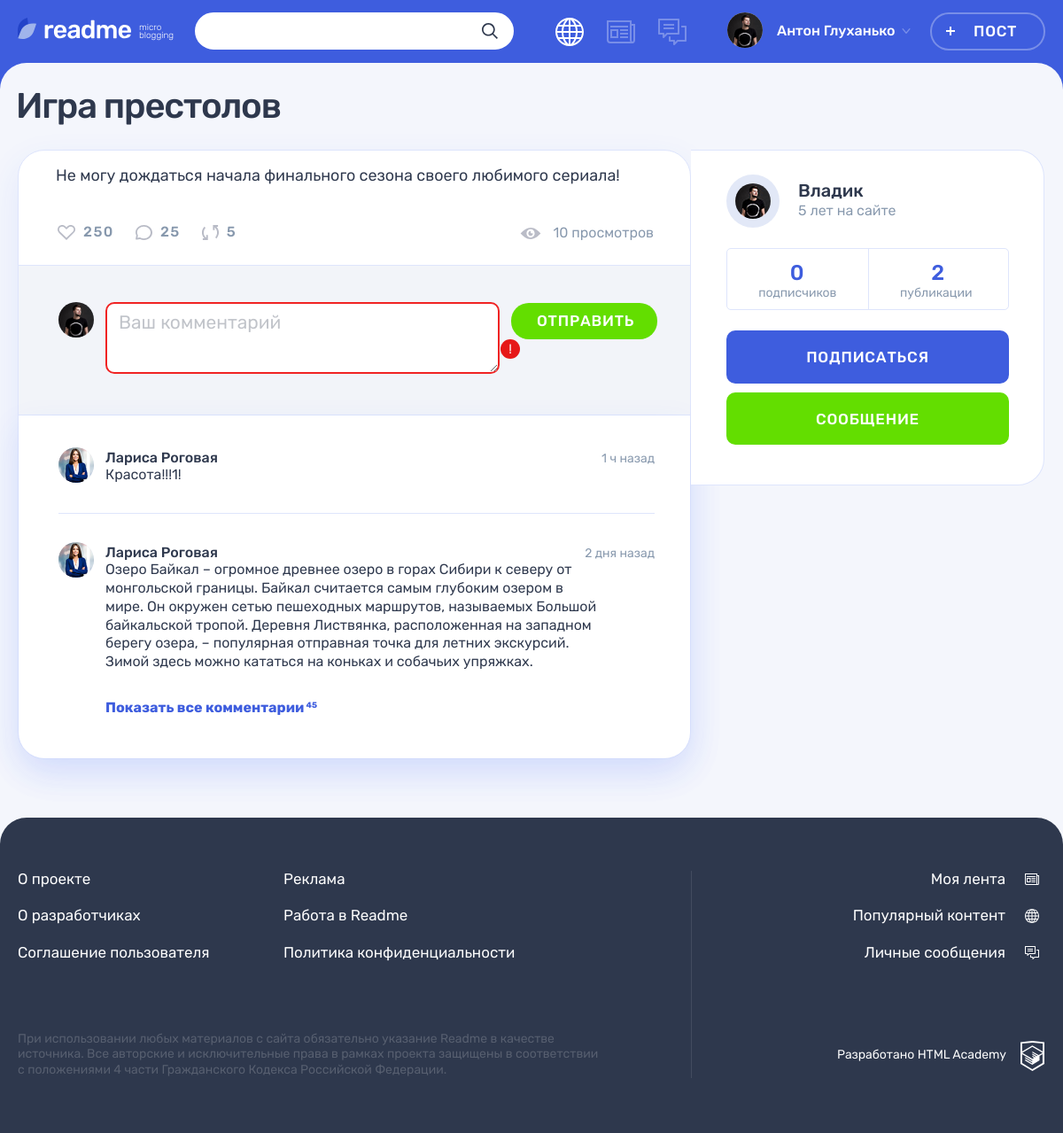
Screenshot of /post.php?id=3 with the database file from the repository.
### tables this page shows
CREATE TABLE IF NOT EXISTS posts (
id INT UNSIGNED AUTO_INCREMENT PRIMARY KEY,
author_id INT UNSIGNED,
post_type INT UNSIGNED,
dt_add DATETIME,
title VARCHAR(128),
content TEXT,
quote_author TEXT,
img_url VARCHAR(128),
youtube_url VARCHAR(128),
url VARCHAR(128),
view_count INT,
FOREIGN KEY (author_id) REFERENCES users(id)
ON UPDATE CASCADE
ON DELETE CASCADE,
FOREIGN KEY (post_type) REFERENCES content_types(id)
ON UPDATE CASCADE
ON DELETE CASCADE
);

CREATE TABLE IF NOT EXISTS users (
id INT UNSIGNED AUTO_INCREMENT PRIMARY KEY,
username VARCHAR(32) NOT NULL UNIQUE,
dt_add DATETIME,
email VARCHAR(128) NOT NULL UNIQUE,
password VARCHAR(64),
avatar VARCHAR(128)
);

### helpers.php (called while the page is built, shortened)
<?php
function get_noun_plural_form(int $number, string $one, string $two, string $many): string
{
    $number = (int)$number;
    $mod10 = $number % 10;
    $mod100 = $number % 100;
    switch (true) {
        case ($mod10 >= 2 && $mod10 <= 4):
            return $two;
        default:
            return $many;
    }
}
function include_template($name, array $data = [])
{
    $name = 'templates/' . $name;
    extract($data);
    require $name;
    $result = ob_get_clean();
    return $result;
}

### functions.php (called while the page is built, shortened)
<?php
function secure_query(mysqli $con, string $sql, string $type, string $var): mysqli_result {
    $prepared_sql = mysqli_prepare($con, $sql);
    mysqli_stmt_bind_param($prepared_sql, $type, $var);
    mysqli_stmt_execute($prepared_sql);
    return mysqli_stmt_get_result($prepared_sql);
}

### templates/post-details.php (the view, shortened to what this page needs)
<!DOCTYPE html>
<html lang="ru">
<head>
  <link rel="stylesheet" href="css/main.css">
</head>
<body class="page">
<header class="header">
  <div class="header__wrapper container">
    <div class="header__logo-wrapper">
      <a class="header__logo-link" href="main.html">
        <img class="header__logo" src="img/logo.svg" alt="Логотип readme" width="128" height="24">
      </a>
      <p class="header__topic">
        micro blogging
      </p>
    </div>
    <form class="header__search-form form" action="#" method="get">
      <div class="header__search">
        <input class="header__search-input form__input" type="search">
        <button class="header__search-button button" type="submit">
          <svg class="header__search-icon" width="18" height="18">
            <use xlink:href="#icon-search"></use>
          </svg>
        </button>
      </div>
    </form>
    <div class="header__nav-wrapper">
      <nav class="header__nav">
        <ul class="header__my-nav">
          <li class="header__my-page header__my-page--popular">
            <a class="header__page-link header__page-link--active" title="Популярный контент">
            </a>
          </li>
          <li class="header__my-page header__my-page--feed">
            <a class="header__page-link" href="feed.html" title="Моя лента">
            </a>
          </li>
          <li class="header__my-page header__my-page--messages">
            <a class="header__page-link" href="messages.html" title="Личные сообщения">
            </a>
          </li>
        </ul>
        <ul class="header__user-nav">
          <li class="header__profile">
            <a class="header__profile-link" href="#">
              <div class="header__avatar-wrapper">
                <img class="header__profile-avatar" src="img/userpic-medium.jpg" alt="Аватар профиля">
              </div>
              <div class="header__profile-name">
                <span>Антон Глуханько</span>
                <svg class="header__link-arrow" width="10" height="6">
                  <use xlink:href="#icon-arrow-right-ad"></use>
                </svg>
              </div>
            </a>
          </li>
          <li>
            <a class="header__post-button button button--transparent" href="adding-post.html">Пост</a>
          </li>
        </ul>
      </nav>
    </div>
  </div>
</header>
<main class="page__main page__main--publication">
  <div class="container">
    <h1 class="page__title page__title--publication"><?=$post['title']?></h1>
    <section class="post-details">
      <div class="post-details__wrapper">
        <div class="post-details__main-block post post--details">
        <?php
            $post_content = include_template($post['type_class'].'-post.php', ['post' => $post]);
            print($post_content);
        ?>
          <div class="post__indicators">
            <div class="post__buttons">
              <a class="post__indicator post__indicator--likes button" href="#" title="Лайк">
                <svg class="post__indicator-icon" width="20" height="17">
                  <use xlink:href="#icon-heart"></use>
                </svg>
                <span>250</span>
              </a>
              <a class="post__indicator post__indicator--comments button" href="#" title="Комментарии">
                <svg class="post__indicator-icon" width="19" height="17">
                  <use xlink:href="#icon-comment"></use>
                </svg>
                <span>25</span>
              </a>
              <a class="post__indicator post__indicator--repost button" href="#" title="Репост">
                <svg class="post__indicator-icon" width="19" height="17">
                  <use xlink:href="#icon-repost"></use>
                </svg>
                <span>5</span>
              </a>
            </div>
            <span class="post__view"><?=$post['view_count']?> просмотров</span>
          </div>
          <div class="comments">
            <form class="comments__form form" action="#" method="post">
              <div class="comments__my-avatar">
                <img class="comments__picture" src="img/userpic-medium.jpg" alt="Аватар пользователя">
              </div>
              <div class="form__input-section form__input-section--error">
                <textarea class="comments__textarea form__textarea form__input" placeholder="Ваш комментарий"></textarea>
                <button class="form__error-button button" type="button">!</button>
              </div>
              <button class="comments__submit button button--green" type="submit">Отправить</button>
            </form>
            <div class="comments__list-wrapper">
              <ul class="comments__list">
                <li class="comments__item user">
                  <div class="comments__avatar">
                    <a class="user__avatar-link" href="#">
                      <img class="comments__picture" src="img/userpic-larisa.jpg" alt="Аватар пользователя">
                    </a>
                  </div>
                  <div class="comments__info">
                    <div class="comments__name-wrapper">
                      <a class="comments__user-name" href="#">
                        <span>Лариса Роговая</span>
                      </a>
                      <time class="comments__time" datetime="2019-03-20">1 ч назад</time>
                    </div>
                    <p class="comments__text">
                      Красота!!!1!
                    </p>
                  </div>
                </li>
                <li class="comments__item user">
                  <div class="comments__avatar">
                    <a class="user__avatar-link" href="#">
                      <img class="comments__picture" src="img/userpic-larisa.jpg" alt="Аватар пользователя">
                    </a>
                  </div>
                  <div class="comments__info">
                    <div class="comments__name-wrapper">
                      <a class="comments__user-name" href="#">
                        <span>Лариса Роговая</span>
                      </a>
                      <time class="comments__time" datetime="2019-03-18">2 дня назад</time>
                    </div>
                    <p class="comments__text">
                      Озеро Байкал – огромное древнее озеро в горах Сибири к северу от монгольской границы. Байкал считается самым глубоким озером в мире. Он окружен сетью пешеходных маршрутов, называемых Большой байкальской тропой. Деревня Листвянка, расположенная на западном берегу озера, – популярная отправная точка для летних экскурсий. Зимой здесь можно кататься на коньках и собачьих упряжках.
                    </p>
                  </div>
                </li>
              </ul>
              <a class="comments__more-link" href="#">
                <span>Показать все комментарии</span>
                <sup class="comments__amount">45</sup>
              </a>
            </div>
          </div>
        </div>
        <div class="post-details__user user">
          <div class="post-details__user-info user__info">
            <div class="post-details__avatar user__avatar">
              <a class="post-details__avatar-link user__avatar-link" href="#">
                <img class="post-details__picture user__picture" src="img/<?=$post['avatar']?>" alt="Аватар пользователя">
              </a>
            </div>
            <div class="post-details__name-wrapper user__name-wrapper">
              <a class="post-details__name user__name" href="#">
                <span><?= $post['username'] ?></span>
              </a>
              <time class="post-details__time user__time" datetime="2014-03-20">5 лет на сайте</time>
            </div>
          </div>
          <div class="post-details__rating user__rating">
            <p class="post-details__rating-item user__rating-item user__rating-item--subscribers">
              <span class="post-details__rating-amount user__rating-amount"><?= $author_followers_count ?></span>
              <span class="post-details__rating-text user__rating-text"><?= get_noun_plural_form($author_followers_count,'подписчик','подписчика','подписчиков'); ?></span>
            </p>
            <p class="post-details__rating-item user__rating-item user__rating-item--publications">
              <span class="post-details__rating-amount user__rating-amount"><?= $author_posts_count ?></span>
              <span class="post-details__rating-text user__rating-text"><?= get_noun_plural_form($author_posts_count,'публикация','публикации','публикаций'); ?></span>
            </p>
          </div>
          <div class="post-details__user-buttons user__buttons">
            <button class="user__button user__button--subscription button button--main" type="button">Подписаться</button>
            <a class="user__button user__button--writing button button--green" href="#">Сообщение</a>
          </div>
        </div>
      </div>
    </section>
  </div>
</main>
<footer class="footer">
  <div class="footer__wrapper">
    <div class="footer__container container">
      <div class="footer__site-info">
        <div class="footer__site-nav">
          <ul class="footer__info-pages">
            <li class="footer__info-page">
              <a class="footer__page-link" href="#">О проекте</a>
            </li>
            <li class="footer__info-page">
              <a class="footer__page-link" href="#">Реклама</a>
            </li>
            <li class="footer__info-page">
              <a class="footer__page-link" href="#">О разработчиках</a>
            </li>
            <li class="footer__info-page">
              <a class="footer__page-link" href="#">Работа в Readme</a>
            </li>
            <li class="footer__info-page">
              <a class="footer__page-link" href="#">Соглашение пользователя</a>
            </li>
            <li class="footer__info-page">
              <a class="footer__page-link" href="#">Политика конфиденциальности</a>
            </li>
          </ul>
        </div>
        <p class="footer__license">
          При использовании любых материалов с сайта обязательно указание Readme в качестве источника. Все авторские и исключительные права в рамках проекта защищены в соответствии с положениями 4 части Гражданского Кодекса Российской Федерации.
        </p>
      </div>
      <div class="footer__my-info">
        <ul class="footer__my-pages">
          <li class="footer__my-page footer__my-page--feed">
            <a class="footer__page-link" href="feed.html">Моя лента</a>
          </li>
          <li class="footer__my-page footer__my-page--popular">
            <a class="footer__page-link" href="popular.html">Популярный контент</a>
          </li>
          <li class="footer__my-page footer__my-page--messages">
            <a class="footer__page-link" href="messages.html">Личные сообщения</a>
          </li>
        </ul>
        <div class="footer__copyright">
          <a class="footer__copyright-link" href="https://htmlacademy.ru">
            <span>Разработано HTML Academy</span>
            <svg class="footer__copyright-logo" width="27" height="34">
              <use xlink:href="#icon-htmlacademy"></use>
            </svg>
          </a>
        </div>
      </div>
    </div>
  </div>
</footer>
</body>
</html>

### templates/text-post.php
<div class="post-details__image-wrapper post-text">
    <div class="post__main">
        <p>
            <?=$post['content'];?>
        </p>
    </div>
</div>

### rows the page displays
posts: title "Игра престолов", content "Не могу дождаться начала финального сезона своего любимого сериала!", view_count "10", author.avatar (picture), author.username "Владик"

### other values shown
$author_followers_count "0"
$author_posts_count "2"
